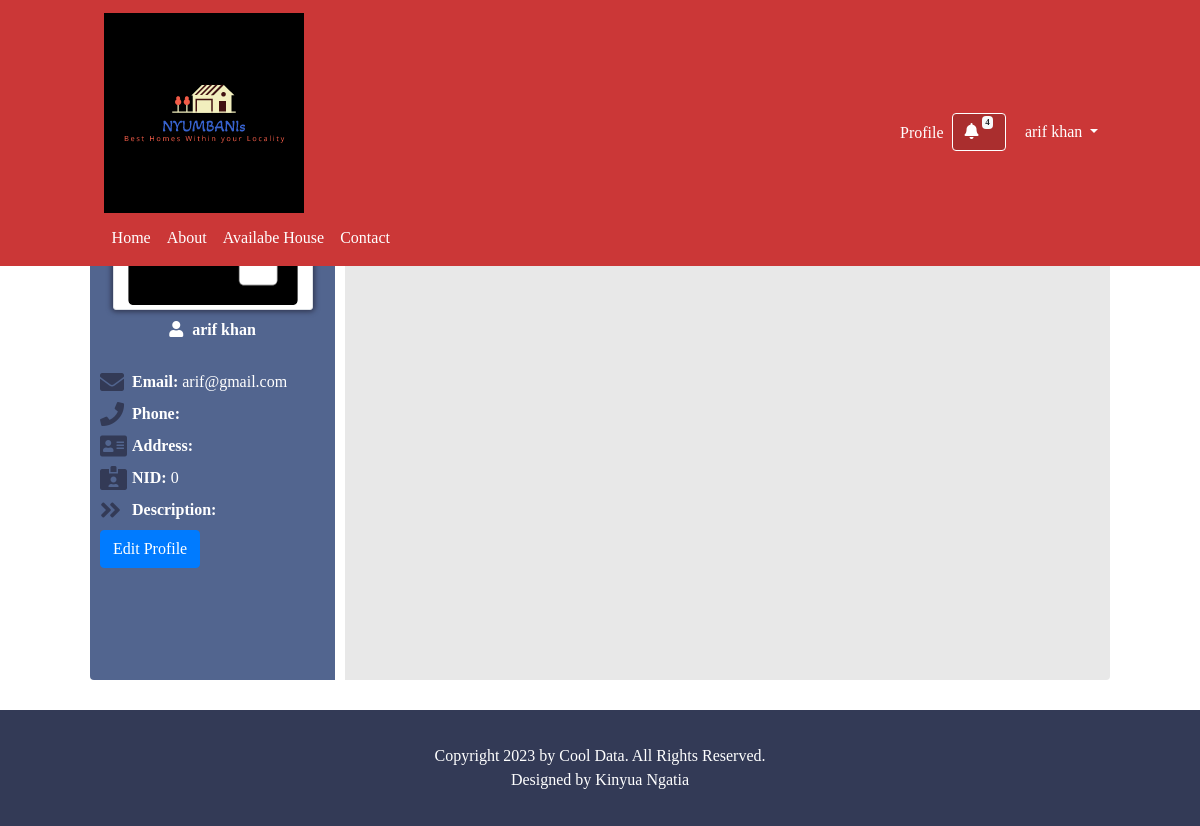
Page /owner_profile.php?owner_id=52 (signed in) on the committed database.
### tables this page shows
CREATE TABLE `tbl_user` (
  `id` int(11) NOT NULL,
  `user` enum('owner','tenant') DEFAULT NULL,
  `fname` varchar(32) NOT NULL,
  `lname` varchar(32) NOT NULL,
  `email` varchar(52) NOT NULL,
  `password` varchar(152) NOT NULL,
  `nid` int(20) NOT NULL,
  `address` text NOT NULL,
  `pic` varchar(32) NOT NULL,
  `phone_number` varchar(20) NOT NULL,
  `account` int(10) NOT NULL,
  `description` text NOT NULL
);

### Controller/baseController.php (called while the page is built, shortened)
<?php
  include_once 'lib/Database.php';
  class Basecontroller
  {
    public function __construct()
    {
      $this->db = new Database();
    }
  }
 ?>

### lib/Database.php (called while the page is built, shortened)
<?php
  class Database
  {
    private $hostdb = 'localhost';
    private $userdb = 'root1';
    private $passdb = 'root1234';
    private $namedb = 'houserent';
    function __construct()
    {
      if (!isset($link)) {
        try {
          $pdo = new PDO("mysql:host=".$this->hostdb.";dbname=".$this->namedb,$this->userdb,$this->passdb);
          $pdo->setAttribute(PDO::ATTR_ERRMODE, PDO::ERRMODE_EXCEPTION);
          $pdo->exec("SET CHARACTER SET utf8");
          $this->link = $pdo;
        } catch (PDOException $e) {
          die("Failed to Connect with Database.".$e->getMessage());
        }
      }
    }
  }
 ?>

### Controller/Homecontroller.php (called while the page is built, shortened)
<?php
  include_once 'Controller/baseController.php';
  class Homecontroller extends Basecontroller
  {
    public function getUser($id)
    {
      $sql = "select * from tbl_user where id=:id";
      $query = $this->db->link->prepare($sql);
      $query->bindParam('id',$id,PDO::PARAM_INT);
      $query->execute();
      $result = $query->fetchObject(__CLASS__);
      return $result;
    }
  }

### lib/Session.php (called while the page is built, shortened)
<?php
  class Session
  {
    public static function get($key){
      if(isset($_SESSION[$key])){
        return $_SESSION[$key];
      }
      else{
        return false;
      }
    }
  }
 ?>

### owner_profile.php (the view, shortened to what this page needs)
<?php
  include 'inc/header.php';
  include 'inc/navbar.php';
  include 'Controller/Homecontroller.php';
?>
<?php
  $home = new Homecontroller();
  $id=0;
  if(isset($_GET['owner_id'])){
    $id = $_GET['owner_id'];
  }
  $user = $home->getUser($id);
 ?>
<div class="profile_area">
  <div class="profile_main container">
    <div class="inner_profile row">
      <div class="left_profile col-sm-3">
        <div class="left_profile_inner">
          <div class="profile_title">
            <div class="profile_image">
            </div>
            <p class="text-center"> <i class="fas fa-user" style="margin-right:5px;"></i> <?php if(isset($user->fname)) echo $user->fname;if(isset($user->lname)) echo ' '.$user->lname; ?> </p>
          </div>
          <div class="profile_nav">
            <ul class="main_profile_nav">
              <li> <i class="fas fa-envelope"></i> <strong>Email:</strong> <?php if(isset($user->email)) echo $user->email; ?> </li>
              <li> <i class="fas fa-phone"></i> <strong>Phone:</strong> <?php if(isset($user->phone_number)) echo $user->phone_number; ?> </li>
              <li> <i class="fas fa-address-card"></i> <strong>Address:</strong> <?php if(isset($user->address)) echo $user->address; ?> </li>
              <li> <i class="fas fa-id-card-alt"></i> <strong>NID:</strong> <?php if(isset($user->nid)) echo $user->nid; ?> </li>
              <li> <i class="fas fa-angle-double-right"></i> <strong>Description:</strong> <p class="text-justify"><?php if(isset($user->description)) echo $user->description; ?></p> </li>
            </ul>
            <?php
              if(Session::get('user_id') == $id){
             ?>
            <ul class="extra_nav">
              <li> <a class="btn btn-primary" href="editprofile.php?id=<?php echo Session::get('user_id'); ?>">Edit Profile</a> </li>
            </ul>
          <?php } ?>
          </div>
        </div>
      </div>
      <div class="right_profile col-sm-9">
        <div class="right_profile_inner">
          <div class="house_main">
            <div class="available_house col-sm-12">
              <h4>Your Home List</h4>
              <div class="all_house row">
              </div>
            </div>
          </div>
        </div>
      </div>
    </div>
  </div>
</div>
<?php
  include 'inc/footer.php';
?>

### assets/css/style.css (style rules this page uses)
.container { padding: 0px; max-width: 85%; }
body { font-family: poppins; }
h1,h2,h3,h4,h5,p,ul,.row { padding: 0px; margin: 0px; }
[class*="col-"] { padding-left: 0 !important; padding-right: 0 !important; }
ul { list-style: none; }
.left_profile_inner { background-color: #52658f; border-radius: 4px 0px 0px 4px; padding: 10px; color: #fff; margin-right: 10px; height: 100%; }
.left_profile_inner a { color: #fff; }
.right_profile_inner { min-height: 600px; background-color: #e8e8e8; border-radius: 0px 4px 4px 0px; padding: 10px; }
.left_profile_inner .profile_image { height: 220px; width: 200px; margin: 0px auto; }
.left_profile_inner .profile_title { margin-bottom: 20px; }
.profile_main { padding: 30px 0px; }
.profile_title p { padding: 8px 0px; font-size: 16px; font-weight: 600; }
.available_house h4 { margin-bottom: 10px; }
.available_house { margin-bottom: 20px; }
.all_house { display: grid; grid-template-columns: auto auto auto; grid-column-gap: 20px; grid-row-gap: 20px; }
.profile_main { margin-top: 50px; }
.main_profile_nav li { margin-bottom: 8px; }
.main_profile_nav li i { width: 28px; color: #333a56; font-size: 24px; vertical-align: bottom; }

### rows in the picture
tbl_user: fname "arif", lname "khan", email "arif@gmail.com", nid "0"

### other values in the picture
count($allmsg) "4"
Session::get('fname') "arif"
Session::get('lname') "khan"
